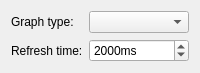
<ui version="4.0" >
 <class>KGetConfig</class>
 <widget class="QWidget" name="KGetConfig" >
  <property name="geometry" >
   <rect>
    <x>0</x>
    <y>0</y>
    <width>200</width>
    <height>68</height>
   </rect>
  </property>
  <layout class="QFormLayout" name="formLayout" >
   <item row="0" column="0" >
    <widget class="QLabel" name="label" >
     <property name="text" >
      <string>Graph type:</string>
     </property>
    </widget>
   </item>
   <item row="0" column="1" >
    <widget class="KComboBox" name="graphType" />
   </item>
   <item row="1" column="0" >
    <widget class="QLabel" name="label_2" >
     <property name="text" >
      <string>Refresh time:</string>
     </property>
    </widget>
   </item>
   <item row="1" column="1" >
    <widget class="QSpinBox" name="refreshTime" >
     <property name="suffix" >
      <string>ms</string>
     </property>
     <property name="minimum" >
      <number>500</number>
     </property>
     <property name="maximum" >
      <number>5000</number>
     </property>
     <property name="singleStep" >
      <number>100</number>
     </property>
     <property name="value" >
      <number>2000</number>
     </property>
    </widget>
   </item>
  </layout>
 </widget>
 <customwidgets>
  <customwidget>
   <class>KComboBox</class>
   <extends>QComboBox</extends>
   <header>kcombobox.h</header>
  </customwidget>
 </customwidgets>
 <resources/>
 <connections/>
</ui>
